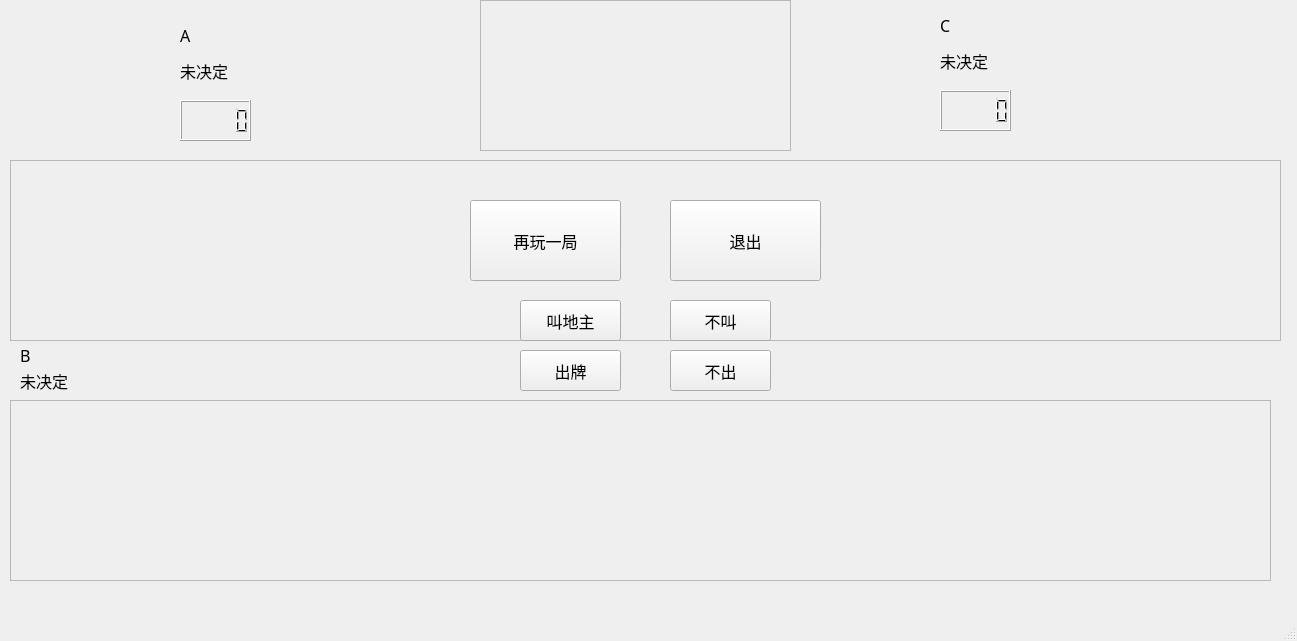
<?xml version="1.0" encoding="UTF-8"?>
<ui version="4.0">
 <class>MainWindow</class>
 <widget class="QMainWindow" name="MainWindow">
  <property name="geometry">
   <rect>
    <x>0</x>
    <y>0</y>
    <width>1297</width>
    <height>641</height>
   </rect>
  </property>
  <property name="windowTitle">
   <string>MainWindow</string>
  </property>
  <widget class="QWidget" name="centralwidget">
   <widget class="QFrame" name="landlord3Card">
    <property name="geometry">
     <rect>
      <x>480</x>
      <y>0</y>
      <width>311</width>
      <height>151</height>
     </rect>
    </property>
    <property name="frameShape">
     <enum>QFrame::StyledPanel</enum>
    </property>
    <property name="frameShadow">
     <enum>QFrame::Raised</enum>
    </property>
   </widget>
   <widget class="QLabel" name="CisLandlord">
    <property name="geometry">
     <rect>
      <x>940</x>
      <y>40</y>
      <width>71</width>
      <height>41</height>
     </rect>
    </property>
    <property name="font">
     <font>
      <family>微软雅黑 Light</family>
      <pointsize>12</pointsize>
     </font>
    </property>
    <property name="text">
     <string>未决定</string>
    </property>
   </widget>
   <widget class="QLabel" name="AA">
    <property name="geometry">
     <rect>
      <x>180</x>
      <y>20</y>
      <width>81</width>
      <height>31</height>
     </rect>
    </property>
    <property name="font">
     <font>
      <family>微软雅黑 Light</family>
      <pointsize>12</pointsize>
     </font>
    </property>
    <property name="text">
     <string>A</string>
    </property>
   </widget>
   <widget class="QLabel" name="BB">
    <property name="geometry">
     <rect>
      <x>20</x>
      <y>340</y>
      <width>91</width>
      <height>31</height>
     </rect>
    </property>
    <property name="font">
     <font>
      <family>微软雅黑 Light</family>
      <pointsize>12</pointsize>
     </font>
    </property>
    <property name="text">
     <string>B</string>
    </property>
   </widget>
   <widget class="QFrame" name="frame">
    <property name="geometry">
     <rect>
      <x>10</x>
      <y>400</y>
      <width>1261</width>
      <height>181</height>
     </rect>
    </property>
    <property name="frameShape">
     <enum>QFrame::StyledPanel</enum>
    </property>
    <property name="frameShadow">
     <enum>QFrame::Raised</enum>
    </property>
   </widget>
   <widget class="QFrame" name="frame_2">
    <property name="geometry">
     <rect>
      <x>10</x>
      <y>160</y>
      <width>1271</width>
      <height>181</height>
     </rect>
    </property>
    <property name="frameShape">
     <enum>QFrame::StyledPanel</enum>
    </property>
    <property name="frameShadow">
     <enum>QFrame::Raised</enum>
    </property>
   </widget>
   <widget class="QPushButton" name="play">
    <property name="geometry">
     <rect>
      <x>520</x>
      <y>350</y>
      <width>101</width>
      <height>41</height>
     </rect>
    </property>
    <property name="font">
     <font>
      <family>微软雅黑 Light</family>
      <pointsize>12</pointsize>
     </font>
    </property>
    <property name="text">
     <string>出牌</string>
    </property>
   </widget>
   <widget class="QPushButton" name="notLandlord">
    <property name="geometry">
     <rect>
      <x>670</x>
      <y>300</y>
      <width>101</width>
      <height>41</height>
     </rect>
    </property>
    <property name="font">
     <font>
      <family>微软雅黑 Light</family>
      <pointsize>12</pointsize>
     </font>
    </property>
    <property name="text">
     <string>不叫</string>
    </property>
   </widget>
   <widget class="QLabel" name="BisLandlord">
    <property name="geometry">
     <rect>
      <x>20</x>
      <y>360</y>
      <width>81</width>
      <height>41</height>
     </rect>
    </property>
    <property name="font">
     <font>
      <family>微软雅黑 Light</family>
      <pointsize>12</pointsize>
     </font>
    </property>
    <property name="text">
     <string>未决定</string>
    </property>
   </widget>
   <widget class="QPushButton" name="pass">
    <property name="geometry">
     <rect>
      <x>670</x>
      <y>350</y>
      <width>101</width>
      <height>41</height>
     </rect>
    </property>
    <property name="font">
     <font>
      <family>微软雅黑 Light</family>
      <pointsize>12</pointsize>
     </font>
    </property>
    <property name="text">
     <string>不出</string>
    </property>
   </widget>
   <widget class="QLabel" name="CC">
    <property name="geometry">
     <rect>
      <x>940</x>
      <y>10</y>
      <width>91</width>
      <height>31</height>
     </rect>
    </property>
    <property name="font">
     <font>
      <family>微软雅黑 Light</family>
      <pointsize>12</pointsize>
     </font>
    </property>
    <property name="text">
     <string>C</string>
    </property>
   </widget>
   <widget class="QLabel" name="AisLandlord">
    <property name="geometry">
     <rect>
      <x>180</x>
      <y>50</y>
      <width>81</width>
      <height>41</height>
     </rect>
    </property>
    <property name="font">
     <font>
      <family>微软雅黑 Light</family>
      <pointsize>12</pointsize>
     </font>
    </property>
    <property name="text">
     <string>未决定</string>
    </property>
   </widget>
   <widget class="QLCDNumber" name="Acard">
    <property name="geometry">
     <rect>
      <x>180</x>
      <y>100</y>
      <width>71</width>
      <height>41</height>
     </rect>
    </property>
   </widget>
   <widget class="QLCDNumber" name="Ccard">
    <property name="geometry">
     <rect>
      <x>940</x>
      <y>90</y>
      <width>71</width>
      <height>41</height>
     </rect>
    </property>
   </widget>
   <widget class="QPushButton" name="beLandlord">
    <property name="geometry">
     <rect>
      <x>520</x>
      <y>300</y>
      <width>101</width>
      <height>41</height>
     </rect>
    </property>
    <property name="font">
     <font>
      <family>微软雅黑 Light</family>
      <pointsize>12</pointsize>
     </font>
    </property>
    <property name="text">
     <string>叫地主</string>
    </property>
   </widget>
   <widget class="QPushButton" name="restartButton">
    <property name="geometry">
     <rect>
      <x>470</x>
      <y>200</y>
      <width>151</width>
      <height>81</height>
     </rect>
    </property>
    <property name="font">
     <font>
      <family>微软雅黑 Light</family>
      <pointsize>12</pointsize>
     </font>
    </property>
    <property name="text">
     <string>再玩一局</string>
    </property>
   </widget>
   <widget class="QPushButton" name="exitButton">
    <property name="geometry">
     <rect>
      <x>670</x>
      <y>200</y>
      <width>151</width>
      <height>81</height>
     </rect>
    </property>
    <property name="font">
     <font>
      <family>微软雅黑 Light</family>
      <pointsize>12</pointsize>
     </font>
    </property>
    <property name="text">
     <string>退出</string>
    </property>
   </widget>
  </widget>
  <widget class="QMenuBar" name="menubar">
   <property name="geometry">
    <rect>
     <x>0</x>
     <y>0</y>
     <width>1297</width>
     <height>21</height>
    </rect>
   </property>
  </widget>
  <widget class="QStatusBar" name="statusbar"/>
 </widget>
 <resources/>
 <connections/>
</ui>
